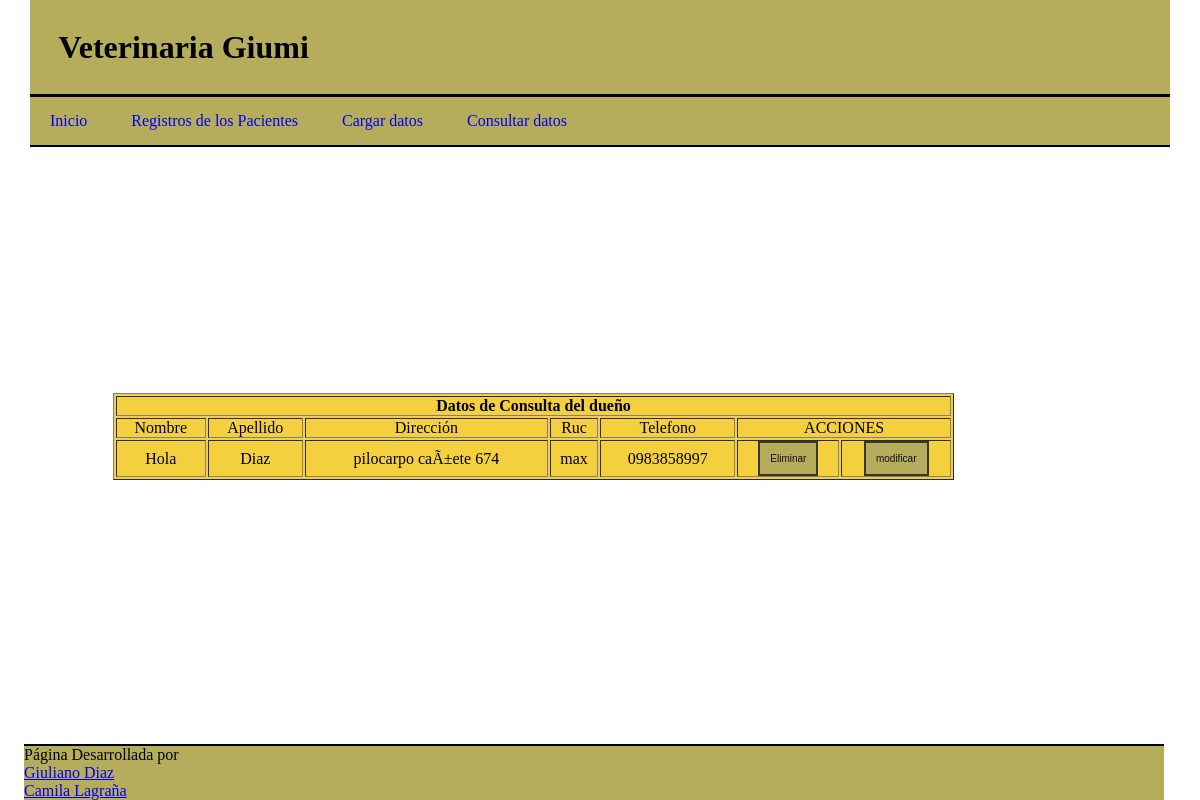
/registros1.php, run on the app's committed database.
### tables this page shows
CREATE TABLE `dueno` (
  `id_dueno` int(11) NOT NULL,
  `nomb_dueno` varchar(45) DEFAULT NULL,
  `ape_dueno` varchar(45) DEFAULT NULL,
  `dir_dueno` varchar(45) DEFAULT NULL,
  `ruc_dueno` varchar(45) DEFAULT NULL,
  `telef_dueno` varchar(45) DEFAULT NULL
);

### registros1.php (the view, shortened to what this page needs)
<html>
        <head>
            <link rel="stylesheet"type="text/css"href="css.css"/>
        </head>
    <body>
    <div class="titu">
            <h1>Veterinaria Giumi</h1>
            <hr size=5 color="black">
        <nav class="menu">
			<ul class="navegacion">
            <li><a href="index.php">Inicio</a></li>
			<li><a href="registros.php">Registros de los Pacientes</a>
            </li>
            <li><a href="#">Cargar datos
            </li>
            <li><a href="#">Consultar datos
            </li>
            </ul>
            <hr size=3 color="black">
		</nav>
    </div>
        <div id="regis">
            <table width="841" border="1" align="left" bgcolor="#f4d03f">
            <tr>
                <th colspan="7 " align="center">Datos de Consulta del dueño</th>
            </tr>
                <tr>
                    <td><center>Nombre</center></td>
                    <td><center>Apellido</center></td>
                    <td><center>Dirección</center></td>
                    <td><center>Ruc</center></td>
                    <td><center>Telefono</center></td>
                    <td colspan="2" align="center">ACCIONES</td>
                </tr>
                <?php
                        include('cone.php');
                        $consulta=mysqli_query($conexion,"SELECT * FROM dueno");
                        while($filas=mysqli_fetch_array($consulta)) {
                    ?>
                    <tr>
                        <td><center><?php echo $filas['nomb_dueno']?></center></td>
                        <td><center><?php echo $filas['ape_dueno']?></center></td>
                        <td><center><?php echo $filas['dir_dueno']?></center></td>
                        <td><center><?php echo $filas['ruc_dueno']?></center></td>
                        <td><center><?php echo $filas['telef_dueno']?></center></td>
                        <td>
                        <form action="registros1.php" method="Post">
                        <center><input class="bt" id="btn" name="borrar" type="submit" value="Eliminar" /></center></td>
                    <td>
                    <form  action="actualizar2.php" method="Post">
                        <center><input class="bt" id="btn" name="mod" type="submit" value="modificar" /></center>
                    </form>
                    </td>
                   </tr>
                <?php
                    }
                ?>
                </table>
        </div>
        <footer class="titu">
            <hr size=3 color="black">
            Página Desarrollada por <ul class="no"><li><a href="https://www.instagram.com/giuliano_diaz11/">Giuliano Diaz</a></li><li><a href="https://www.instagram.com/cam.lagrana/">Camila Lagraña</a></li></ul>
        </footer>
    </body>
</html>

### css.css (style rules this page uses)
* { padding: 0; margin: 0; -webkit-box-sizing: border-box; -moz-box-sizing: border-box; box-sizing: border-box; }
body { background-image: url("http://cinnamonstyle.pe/wp-content/uploads/2018/03/wallpaper.wiki-Cat-Wallpaper-Tumblr-PIC-WPC007434.jpg"); }
table { position: absolute; right: 20.5%; bottom: 40%; }
.titu { width: 95%; max-width: 2000px; margin: auto; background-color: rgb(182, 173, 92) }
h1 { background-color: rgb(182, 173, 92); padding: 2.5%; }
.navegacion > li { display:inline-block; }
.navegacion > li > a { display:block; padding: 15px 20px; text-decoration:none; }
.submenu li a { display:block; padding:15px; color:#fff; font-family:'Arial'; text-decoration:none; }
.bt { text-decoration: none; padding: 10px; font-weight: 450; font-size: 10px; color: #111111; background-color: rgb(182, 173, 92); border: 2px solid #363629; }
footer { position: absolute; bottom: 0%; right: 3%; }
.no { list-style: none; }

### data on the page
dueno: nomb_dueno "Hola", ape_dueno "Diaz", dir_dueno "pilocarpo caÃ±ete 674", ruc_dueno "max", telef_dueno "0983858997"
